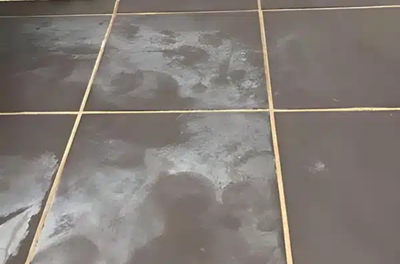
%> input picture tile6.png, 400 x 264 px
$ octave blob.m   (GNU Octave 9; MATLAB toolbox functions it lacks are replaced by stand-ins)
%> lines starting %> are read from the running program, lines starting %| are printed output that depends on the picture; in (x1, y1, x2, y2) boxes, pixels count from 0 and x2, y2 are one past the last pixel; in counts of white or black regions, pixels touching at a corner belong together; the program's own positions count from 1
tile = imread('tile6.png');
%> tile is the input picture: size 264x400x3 uint8; mean R, G, B 130.9, 124.1, 118.9
figure, imshow(tile)

%inverse
complement = imcomplement(tile);
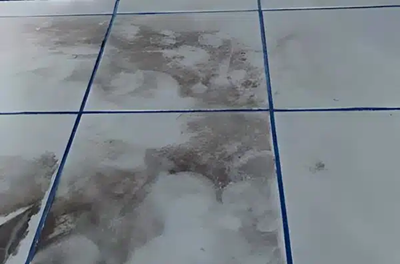
%> complement: size 264x400x3 uint8; mean R, G, B 124.1, 130.9, 136.1
figure, imshow(complement)

%gray
gray = rgb2gray(complement);
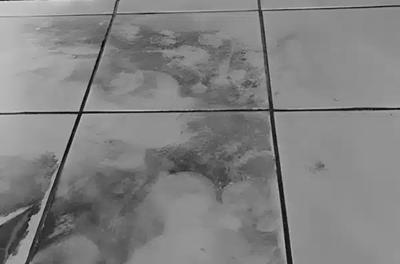
%> gray: size 264x400 uint8; min 3, max 218, mean 129.4
figure,imshow(gray)

%binary
bw1 = imbinarize(gray,"adaptive","ForegroundPolarity","dark");
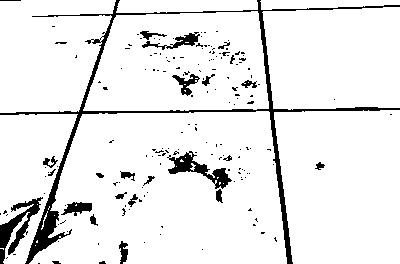
%> bw1: size 264x400 logical; 92% white; 177 black regions (151 under 20 px), largest, box (x1, y1, x2, y2) and area: (0, 0, 400, 264) 4432, (0, 197, 43, 264) 924, (167, 151, 232, 189) 760
figure, imshow(bw1)

%open
se1 = strel("disk", 2);
opening = imopen(bw1,se1);
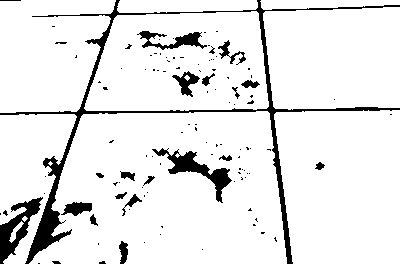
%> opening: size 264x400 logical; 91.1% white; 112 black regions (89 under 20 px), largest, box (x1, y1, x2, y2) and area: (0, 0, 400, 264) 4817, (152, 148, 232, 203) 1066, (0, 197, 43, 264) 1054
figure, imshow(opening)

mask = imdilate(bwperim(opening), strel('disk',3));
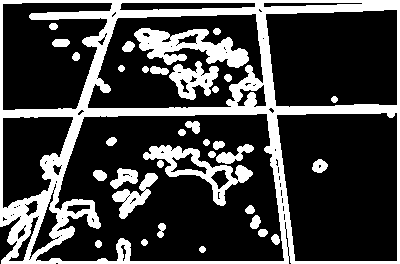
%> mask: size 264x400 logical; 25.9% white; 35 white regions, largest, box (x1, y1, x2, y2) and area: (0, 0, 400, 264) 18902, (134, 28, 249, 68) 2275, (143, 145, 253, 206) 1783
final = labeloverlay(tile, mask, 'Colormap',[1 0 0], 'Transparency',0.75);
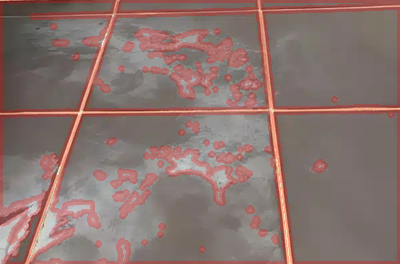
%> final: size 264x400x3 uint8; mean R, G, B 138, 115.1, 110.5
figure, imshow(final)

subplot(3,2,1), imshow(tile), title("Original")
subplot(3,2,2), imshow(complement), title("Complement")
subplot(3,2,3), imshow(gray), title("Gray Scale")
subplot(3,2,4), imshow(bw1), title("Binary")
subplot(3,2,5), imshow(opening), title("Closing")
subplot(3,2,6), imshow(final), title("Blob detected")

$ run again, with tile2.png copied over tile6.png
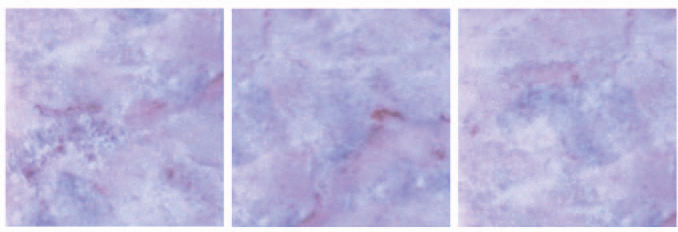
%> input picture tile2.png, 678 x 232 px
%> tile is the input picture: size 232x678x3 uint8; mean R, G, B 186.9, 183.2, 218.4
%> `bw1 = imbinarize(gray,"adaptive","ForegroundPolarity","dark");`:
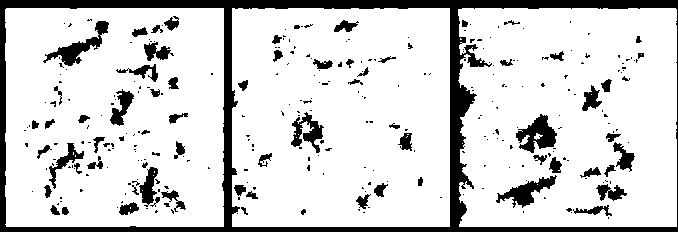
%> bw1: size 232x678 logical; 83.5% white; 304 black regions (232 under 20 px), largest, box (x1, y1, x2, y2) and area: (0, 0, 678, 232) 15402, (516, 114, 557, 153) 837, (43, 21, 109, 66) 802
%> opening: size 232x678 logical; 82.4% white; 184 black regions (126 under 20 px), largest, box (x1, y1, x2, y2) and area: (0, 0, 678, 232) 16003, (496, 114, 562, 208) 1951, (128, 159, 186, 214) 923
%> mask: size 232x678 logical; 26.5% white; 83 white regions, largest, box (x1, y1, x2, y2) and area: (456, 6, 678, 229) 5463, (230, 6, 452, 229) 5172, (3, 6, 226, 229) 4399
%> `final = labeloverlay(tile, mask, 'Colormap',[1 0 0], 'Transparency',0...`:
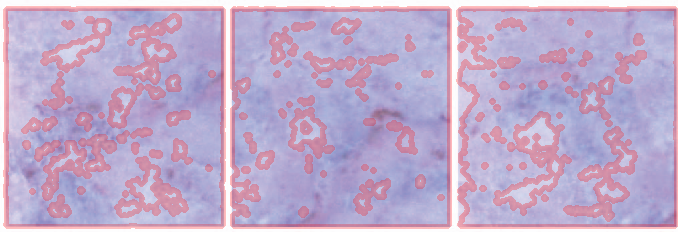
%> final: size 232x678x3 uint8; mean R, G, B 191, 170.5, 203.6

$ run again, with tile5.jpg saved as tile6.png
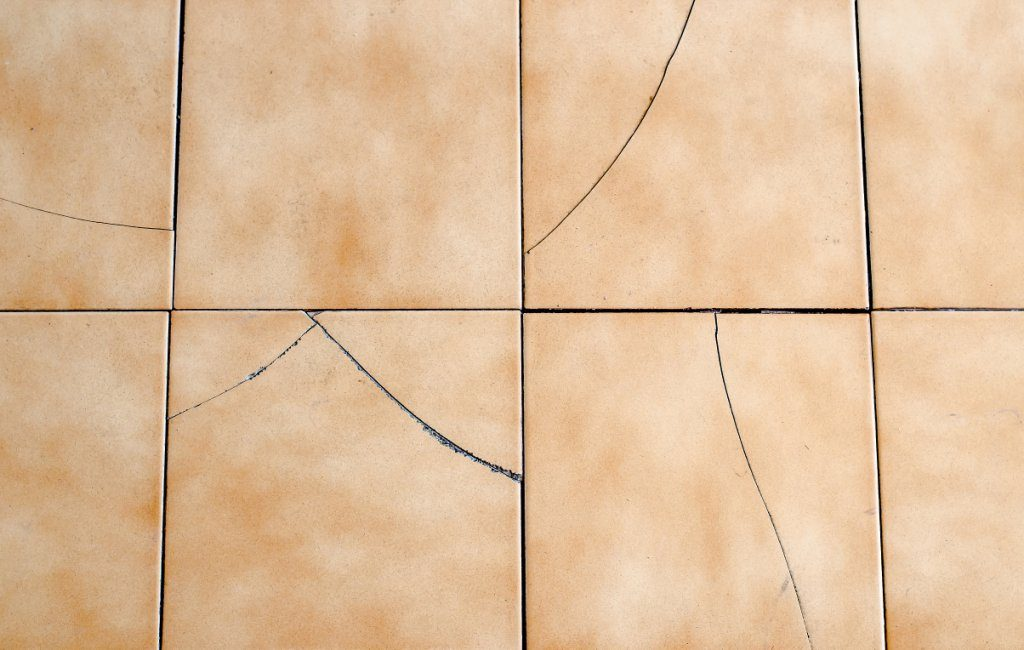
%> input picture tile5.jpg, 1024 x 650 px
%> tile is the input picture: size 650x1024x3 uint8; mean R, G, B 222.9, 189.7, 155.1
%> `bw1 = imbinarize(gray,"adaptive","ForegroundPolarity","dark");`:
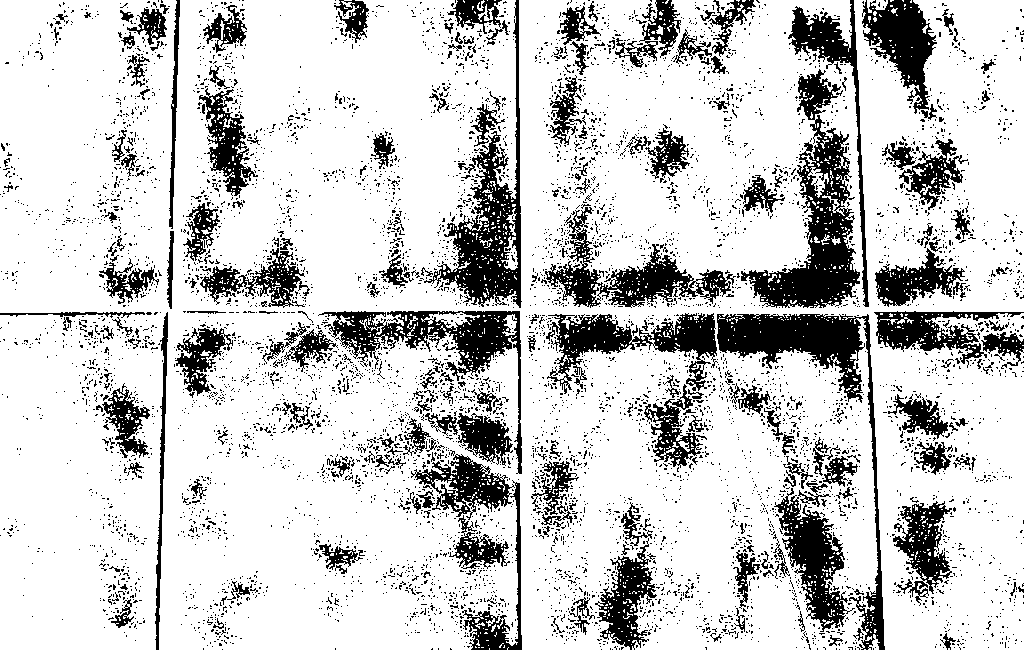
%> bw1: size 650x1024 logical; 80% white; 6732 black regions (6479 under 20 px), largest, box (x1, y1, x2, y2) and area: (741, 69, 860, 308) 9035, (717, 314, 885, 650) 8283, (424, 0, 522, 308) 7145
%> opening: size 650x1024 logical; 70.6% white; 2428 black regions (2283 under 20 px), largest, box (x1, y1, x2, y2) and area: (527, 313, 885, 650) 35402, (530, 0, 869, 308) 26600, (255, 310, 522, 474) 16003
%> mask: size 650x1024 logical; 39.9% white; 246 white regions, largest, box (x1, y1, x2, y2) and area: (0, 0, 1024, 650) 223162, (528, 416, 612, 566) 4980, (877, 377, 1015, 486) 4770
%> `final = labeloverlay(tile, mask, 'Colormap',[1 0 0], 'Transparency',0...`:
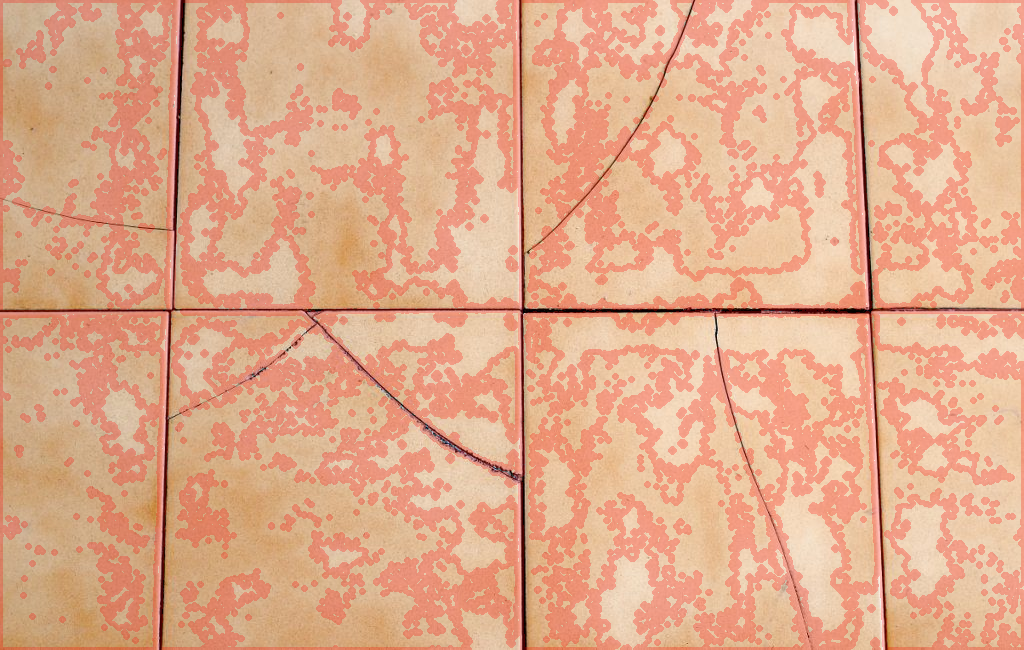
%> final: size 650x1024x3 uint8; mean R, G, B 226.3, 170.7, 139.4
